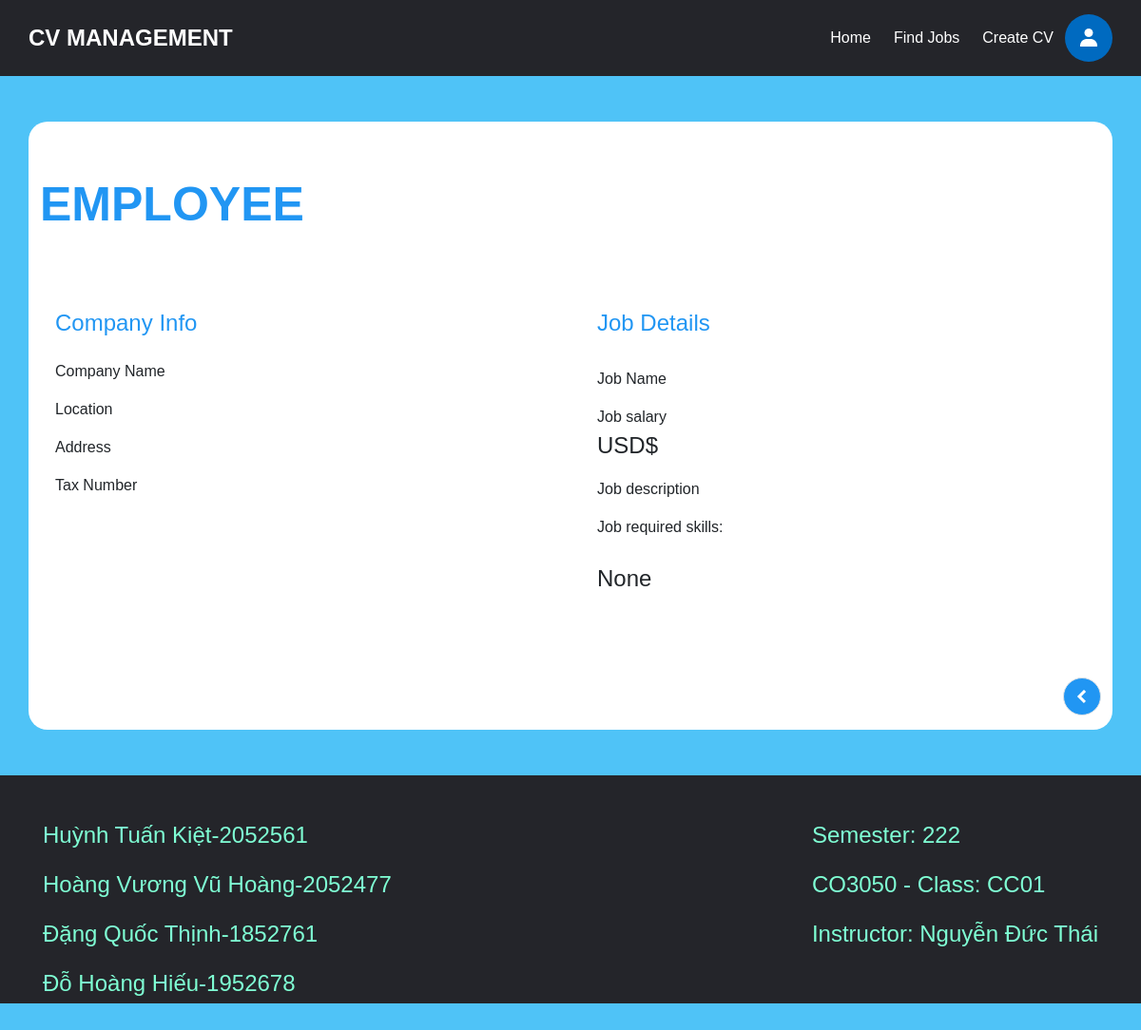
The app's page /pages/job_description.php?company=Panasonics Corp, older data.
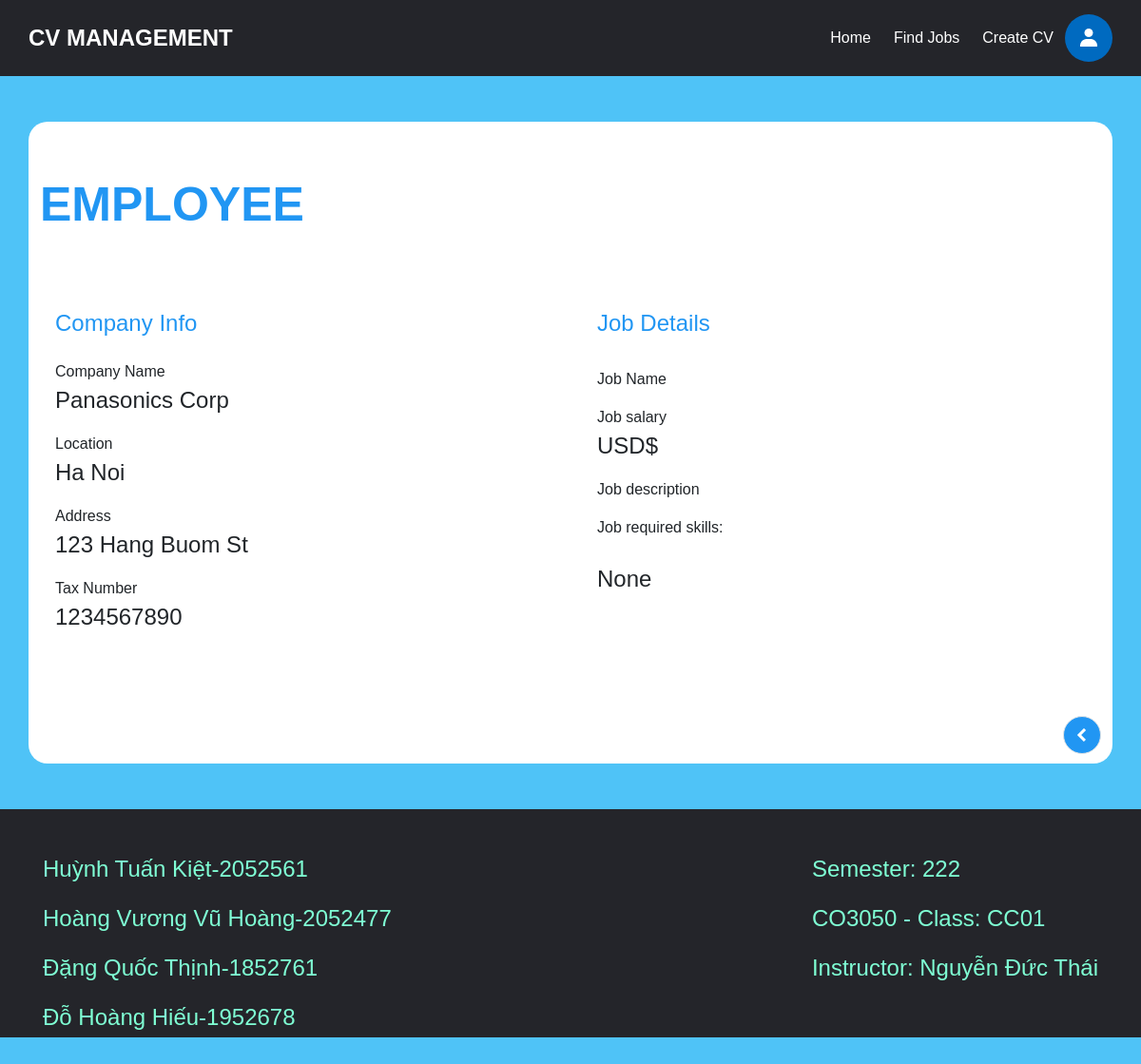
The same page, newer data.
### tables this page shows
CREATE TABLE IF NOT EXISTS EMPLOYER (
  id VARCHAR(6),
  name VARCHAR(50) NOT NULL,
  email VARCHAR(100) NOT NULL,
  password VARCHAR(255) NOT NULL,
  phonenumber VARCHAR(20) NOT NULL,
  company_name VARCHAR(50) NOT NULL,
  tax_number VARCHAR(20) NOT NULL,
  location VARCHAR(100) NOT NULL,
  address VARCHAR(100) NOT NULL,
  PRIMARY KEY (id, email)
);

### pages/job_description.php (the view, shortened to what this page needs)
<!DOCTYPE html>
<html lang="en">
<head>
    <link href="https://cdn.jsdelivr.net/npm/bootstrap@5.0.2/dist/css/bootstrap.min.css" rel="stylesheet">
    <link rel="stylesheet" href="./pages/styles.css">
    <link rel="stylesheet" href="https://cdn.jsdelivr.net/npm/bootstrap@5.0.1/dist/css/bootstrap.min.css">
</head>
<?php
    if ($_SESSION['login'] == 1){
?>
<header>
    <div class = "logo" >CV MANAGEMENT</div>
    <ul class = "nav" id="list">
        <li>
            <a href="./index.php?page=home" title = "CVMangement home page">Home</a>
        </li>
        <li>
            <a href="./index.php?page=candidate_search" title = "CVMangement candidate search">Candidate Search</a>
        </li>
        <li>
            <a href="./index.php?page=create_job" title = "CVMangement create job">Post A Job</a>
        </li>
    </ul>
    <button onclick="myFunction()"><img/></button>
    <ul class = "nav" id="profile">
        <li>
            <a href="./index.php?page=profile">Profile</a>
        </li>
        <li>
            <a href="./index.php?page=logout">Log out</a>
        </li>
    </ul>
</header>
<?php
    }
    else if ($_SESSION['login'] == 0){
?>
<header>
    <div class = "logo">CV MANAGEMENT</div>
    <ul class = "nav" id="list">
        <li>
            <a href="./index.php?page=home" title = "CVMangement home page">Home</a>
        </li>
        <li>
            <a href = "./index.php?page=find_jobs" title = "CVMangement find jobs page">Find Jobs</a>
        </li>
        <li>
            <a href="./index.php?page=create_cv" title = "CVMangement CV page">Create CV</a>
        </li>
    </ul>
    <button onclick="myFunction()"><img/></button>
</header>
<?php
    }
?>
<body style="background: #4FC3F7;">
    <div class="container rounded bg-white mt-5 mb-5 surround">
        <div class="row my-row">
            <h1 id="profile-type" style="margin-top: 5%;">EMPLOYEE</h1>
            <div class="col-md-6 border-right">
                <div class="p-3 py-5" >
                    <div class="d-flex justify-content-between align-items-center mb-3">
                        <h4 class="text-right" style="color: #2196F3;">Company Info</h4>
                    </div>
                    <div class="row mt-3" id="personal">
                        <?php
                        $dbname = "CVManagement";
                        $servername = "localhost";
                        $db_username = "root";
                        $db_password = "";
                        $conn = mysqli_connect($servername, $db_username, $db_password, $dbname);
                        $company_id = $_GET['company'];
                        $employer_query = "SELECT * FROM EMPLOYER WHERE company_name = '$company_id'";
                        $employer_result = mysqli_query($conn, $employer_query);
                        $row = mysqli_fetch_assoc($employer_result);
                        echo "
                        <div class=\"col-md-12\" >
                            <label class=\"labels\">Company Name</label>
                            <P class=\"info\" id=\"company_name\">${row['company_name']} </P>
                        </div>
                        ";
                        echo "
                        <div class=\"col-md-12\">
                            <label class=\"labels\">Location</label>
                            <P class=\"info\">${row['location']} </P>
                        </div>
                        ";
                        echo "
                        <div class=\"col-md-12\">
                            <label class=\"labels\">Address</label>
                            <P class=\"info\">${row['address']} </P>
                        </div>
                        ";
                        echo "
                        <div class=\"col-md-12\">
                            <label class=\"labels\">Tax Number</label>
                            <P class=\"info\">${row['tax_number']} </P>
                        </div>
                        ";
                        ?>
                    </div>
                </div>
            </div>
            <div class="col-md-5">
                <div class="p-3 py-5">
                    <div class="d-flex justify-content-between align-items-center experience">
                        <h4 class="text-right" style="color: #2196F3;">Job Details</h4>
                    </div>
                    <br>
                    <div>
                    <?php
                        $job_query = "SELECT * FROM JOBS WHERE employer_id = '" . $row["id"] . "' and name = '" . $_GET["job"] . "'";
                        $job_result = mysqli_query($conn, $job_query);
                        $row = mysqli_fetch_assoc($job_result);
                        echo "
                        <div class=\"col-md-12\" >
                            <label class=\"labels\">Job Name</label>
                            <P class=\"info\">${row['name']} </P>
                        </div>
                        ";
                        echo "
                        <div class=\"col-md-12\">
                            <label class=\"labels\">Job salary</label>
                            <P class=\"info\">${row['salary']} USD$</P>
                        </div>
                        ";
                        echo "
                        <div class=\"col-md-12\">
                            <label class=\"labels\">Job description</label>
                            <P class=\"info\">${row['description']} </P>
                        </div>
                        ";
                        $skills = array();
                        echo "<div class=\"col-md-12\">";
                        echo "<label class=\"labels\">Job required skills: </label>";
                        echo"<br></br>";
                        echo "<P class=\"info\">";
                        if (count($skills) == 0)
                        echo "None";
                        else
                        echo implode(", ", $skills);
                        echo " </P>";
                        echo "</div>";
                        ?>
                    </div>
                </div>
            </div>
            <div style="display: flex; justify-content: flex-end; margin-bottom:10px; margin-right:10px;">
            <a href="<?php echo $_SERVER['HTTP_REFERER'];?>" class="border px-3 p-1 add-experience"><img/></a>
            </div>
        </div>
    </div>
</body>
<footer>
    <div class ="mssv">
        <div class ="name" style="margin-right: auto;">
            <p> Huỳnh Tuấn Kiệt-2052561</p>
            <p> Hoàng Vương Vũ Hoàng-2052477 </p>
            <p> Đặng Quốc Thịnh-1852761 </p>
            <p> Đỗ Hoàng Hiếu-1952678</p>
        </div>
        <div class ="lop">
            <p> Semester: 222 </p>
            <p> CO3050 - Class: CC01 </p>
            <p> Instructor: Nguyễn Đức Thái </p>
        </div>
    </div>
</footer>
</html>

### pages/styles.css (style rules this page uses)
* { margin: 0; padding: 0; box-sizing: border-box; }
body { overflow-x: hidden; min-height: 50vh; }
header { position: relative; left: 0px; top: 0px; width: 100vw; height: 10vh; background-color: #24252A; display: flex; align-items: center; padding: 0 2.5vw; box-sizing: border-box; justify-content: flex-end; }
footer { position: relative; width: 100vw; height: 30vh; background-color: #24252A; align-items: center; padding: 20px; justify-content: center; color: aquamarine; font-size: 24px; }
footer .mssv { padding: 25px; display: flex; font-size: 100%; justify-content:right; flex-direction: row; }
header .logo { color: white; font-size: 24px; font-weight: bold; text-align: center; font-family: 'Montserrat', sans-serif; margin-right: auto; }
li, a, button { font-family: 'Montserrat', sans-serif; color: white; text-decoration: none; font-weight: 400; font-size: 16px; border: none; outline: none; }
.nav { list-style: none; white-space: nowrap; overflow-x: auto; }
.nav li { display: inline-block; padding: 0 1vw; }
.nav li a { transition: all 0.3s ease 0s; }
header button { cursor: pointer; width: 50px; height: 50px; background-color: #006ac0; border-radius: 50%; transition: all 0.3s ease 0s; }
.container.rounded.bg-white.mt-5.mb-5.surround { min-height: 80vh; border-radius: 20px 20px !important; }
.row.my-row >div { margin-top: 12.5%; }
.labels { font-size: 100%; }
.info { font-size: 150%; }
.add-experience { background: #2196F3; width: 40px; height: 40px; border-radius: 50%; display: flex; justify-content: center; align-items: center; cursor: pointer; }
#profile-type { font-size: 50px; text-transform: uppercase; margin-bottom: 10px; font-weight: bold; color: #2196F3; }

### pages/job_description.php (style rules this page uses)
a, ul { list-style: none; text-decoration: none; color: #fff; margin: 0; padding: 0; }
body { font-family: Arial, sans-serif; background-color: #f5f5f5; }
.row.my-row >div { margin-top: 2%; }

Row changes from the older to the newer data that the page shows:
now on this page (row edited): employer: company_name "Panasonics Corp", location "Ha Noi", address "123 Hang Buom St", tax_number "1234567890"
